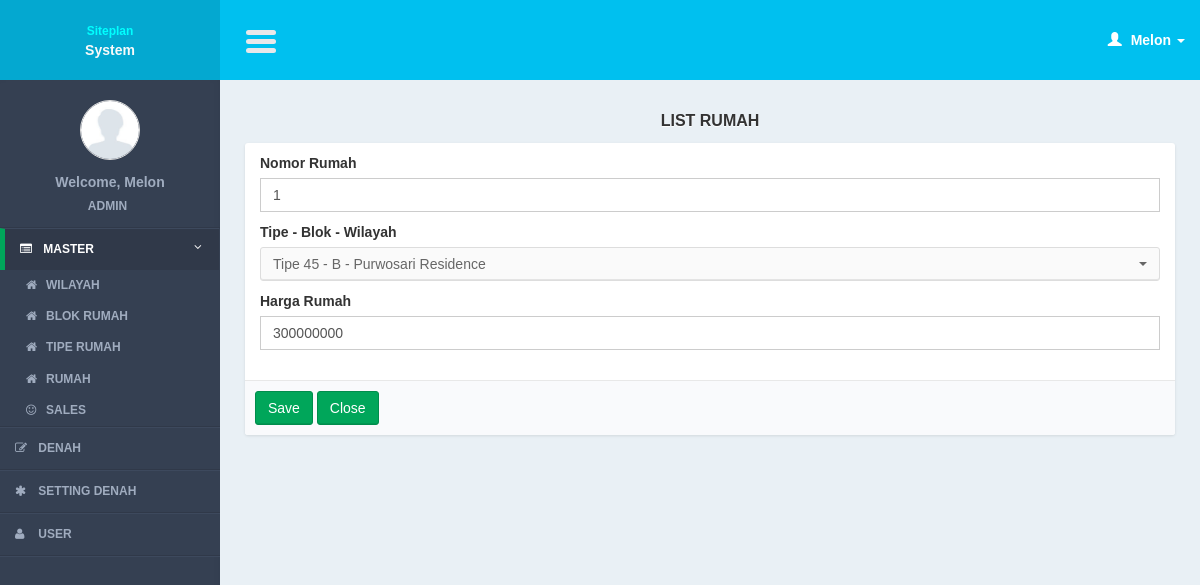
The app's page /controllers/master_table.php?page=form&id=43 (signed in) with its own data.
### tables this page shows
CREATE TABLE IF NOT EXISTS `tables` (
`table_id` int(11) NOT NULL,
  `tt_id` int(11) NOT NULL,
  `table_name` varchar(100) NOT NULL,
  `data_x` int(11) NOT NULL,
  `data_y` int(11) NOT NULL,
  `table_price` int(11) NOT NULL,
  `table_status` int(11) NOT NULL
);

CREATE TABLE IF NOT EXISTS `table_types` (
`tt_id` int(11) NOT NULL,
  `tt_name` varchar(100) NOT NULL,
  `tb_id` int(11) NOT NULL,
  `tt_img` text NOT NULL,
  `tt_color` varchar(10) NOT NULL
);

CREATE TABLE IF NOT EXISTS `table_blocks` (
`tb_id` int(11) NOT NULL,
  `tb_name` varchar(100) NOT NULL,
  `building_id` int(11) NOT NULL
);

CREATE TABLE IF NOT EXISTS `buildings` (
`building_id` int(11) NOT NULL,
  `building_name` varchar(100) NOT NULL,
  `building_img` text NOT NULL
);

### models/master_table_model.php (called while the page is built, shortened)
<?php
function select_tt(){
	$query = mysql_query("select a.*, c.tb_name, d.building_name
						from table_types a
						join table_blocks c on c.tb_id = a.tb_id
						join buildings d on d.building_id = c.building_id
						order by tt_id");
	return $query;
}
function read_id($id){
	$query = mysql_query("select a.*, b.tt_name, c.tb_name, d.building_name
			from tables a
			join table_types b on b.tt_id = a.tt_id
							join table_blocks c on c.tb_id = b.tb_id
							join buildings d on d.building_id = c.building_id
			where a.table_id = '$id'");
	$result = mysql_fetch_object($query);
	return $result;
}
?>

### views/master_table/form.php (the view, shortened to what this page needs)
    <section class="content">
        <div class="row">
            <div class="col-md-12">
              <div class="title_page"> <?= $title ?></div>
                 <form action="<?= $action?>" method="post" enctype="multipart/form-data" role="form">
                <div class="box box-cokelat">
                    <div class="box-body">
                            <div class="col-md-12">
                            <div class="form-group">
                                <label>Nomor Rumah</label>
                                <input required type="text" name="i_name" class="form-control" placeholder="Masukkan nomor rumah..." value="<?= $row->table_name ?>"/>
                            </div>
                            <div class="form-group">
                              <label>Tipe - Blok - Wilayah</label>
                               <?php
                               while($r_tt = mysql_fetch_array($query_tt)){
 ?>
                                 <option value="<?= $r_tt['tt_id'] ?>" <?php if($row->tt_id == $r_tt['tt_id']){ ?> selected="selected"<?php } ?>><?= $r_tt['tt_name']." - ".$r_tt['tb_name']." - ".$r_tt['building_name'] ?></option>
                                 <?php
 }
?>
                      		</div>
                              <div class="form-group">
                                <label>Harga Rumah</label>
                                <input required type="text" name="i_price" class="form-control" placeholder="Masukkan harga rumah..." value="<?= $row->table_price ?>"/>
                            </div>
                            </div>
                    </div>
                      <div class="box-footer">
                    <input class="btn btn-success" type="submit" value="Save"/>
                    <a href="<?= $close_button?>" class="btn btn-success" >Close</a>
                 </div>
                </div>
           </form>
            </div>
        </div>
    </section>

### css/AdminLTE.css (style rules this page uses)
html { font-family: 'Source Sans Pro', sans-serif; -webkit-font-smoothing: antialiased; min-height: 100%; background: #E9F0F5; }
body { font-family: 'Source Sans Pro', sans-serif; -webkit-font-smoothing: antialiased; min-height: 100%; background: #E9F0F5; }
a { color: #3c8dbc; }
.content { padding: 30px 10px; }
.form-control { -webkit-border-radius: 0px !important; -moz-border-radius: 0px !important; border-radius: 0px !important; box-shadow: none; }
.box { position: relative; margin-bottom: 20px; -webkit-border-radius: 3px; -moz-border-radius: 3px; border-radius: 3px !important; width: 100%; background:#fff; box-shadow: 0 1px 3px rgba(0, 0, 0, 0.1); }
.box .box-body { padding-top:10px; -webkit-border-top-left-radius: 0; -webkit-border-top-right-radius: 0; -webkit-border-bottom-right-radius: 3px; -webkit-border-bottom-left-radius: 3px; -moz-border-radius-topleft: 0; -moz-border-radius-topright: 0; -moz-border-radius-bottomright: 3px; -moz-border-radius-bottomleft: 3px; border-top-left-radius: 0; border-top-right-radius: 0; border-bottom-right-radius: 3px; border-bottom-left-radius: 3px; border-radius:3px; padding-bottom:20px; }
.box .box-footer { border-top: 1px solid #e8e8e8; -webkit-border-top-left-radius: 0; -webkit-border-top-right-radius: 0; -webkit-border-bottom-right-radius: 3px; -webkit-border-bottom-left-radius: 3px; -moz-border-radius-topleft: 0; -moz-border-radius-topright: 0; -moz-border-radius-bottomright: 3px; -moz-border-radius-bottomleft: 3px; border-top-left-radius: 0; border-top-right-radius: 0; border-bottom-right-radius: 3px; border-bottom-left-radius: 3px; background:#F9FAFC; padding: 10px; }
.btn { font-weight: 500; -webkit-border-radius: 3px; -moz-border-radius: 3px; border-radius: 3px; border: 1px solid transparent; -webkit-box-shadow: inset 0px -2px 0px 0px rgba(0, 0, 0, 0.09); -moz-box-shadow: inset 0px -2px 0px 0px rgba(0, 0, 0, 0.09); box-shadow: inset 0px -1px 0px 0px rgba(0, 0, 0, 0.09); }
.btn.btn-success { background-color: #00a65a; border-color: #008d4c; }
.title_page { font-size:medium; text-align:center; font-weight:bold; margin-bottom:10px; text-shadow: 0 1px 1px #ffffff; text-transform:uppercase; }

### css/tooltip/tooltip-classic.css (style rules this page uses)
html, body { margin:0; height:100%; font-family: arial; }

### records on screen
tables: i_name "1", i_price "300000000"
table_types: tt_name "Tipe 45", tb.tb_name "B", buildings.building_name "Purwosari Residence"

### other values on screen
$user_data[0] "Melon"
$user_data[1] "ADMIN"
$title "LIST RUMAH"
